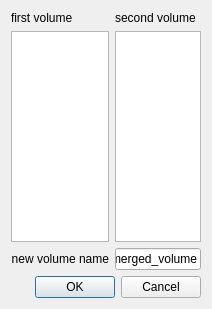
<?xml version="1.0" encoding="UTF-8"?>
<ui version="4.0">
 <class>GuiMergeVolumes</class>
 <widget class="QDialog" name="GuiMergeVolumes">
  <property name="geometry">
   <rect>
    <x>0</x>
    <y>0</y>
    <width>212</width>
    <height>309</height>
   </rect>
  </property>
  <property name="windowTitle">
   <string>Dialog</string>
  </property>
  <layout class="QGridLayout" name="gridLayout">
   <item row="0" column="0">
    <widget class="QLabel" name="label_2">
     <property name="text">
      <string>first volume</string>
     </property>
    </widget>
   </item>
   <item row="0" column="1">
    <widget class="QLabel" name="label_3">
     <property name="text">
      <string>second volume</string>
     </property>
    </widget>
   </item>
   <item row="1" column="0">
    <widget class="QListWidget" name="listWidgetVC1">
     <property name="selectionMode">
      <enum>QAbstractItemView::SingleSelection</enum>
     </property>
    </widget>
   </item>
   <item row="1" column="1">
    <widget class="QListWidget" name="listWidgetVC2">
     <property name="selectionMode">
      <enum>QAbstractItemView::SingleSelection</enum>
     </property>
    </widget>
   </item>
   <item row="2" column="0">
    <widget class="QLabel" name="label">
     <property name="text">
      <string>new volume name</string>
     </property>
     <property name="alignment">
      <set>Qt::AlignRight|Qt::AlignTrailing|Qt::AlignVCenter</set>
     </property>
    </widget>
   </item>
   <item row="2" column="1">
    <widget class="QLineEdit" name="lineEditNewVol">
     <property name="text">
      <string>merged_volume</string>
     </property>
    </widget>
   </item>
   <item row="3" column="0" colspan="2">
    <widget class="QDialogButtonBox" name="buttonBox">
     <property name="orientation">
      <enum>Qt::Horizontal</enum>
     </property>
     <property name="standardButtons">
      <set>QDialogButtonBox::Cancel|QDialogButtonBox::Ok</set>
     </property>
    </widget>
   </item>
  </layout>
 </widget>
 <resources/>
 <connections>
  <connection>
   <sender>buttonBox</sender>
   <signal>accepted()</signal>
   <receiver>GuiMergeVolumes</receiver>
   <slot>accept()</slot>
   <hints>
    <hint type="sourcelabel">
     <x>248</x>
     <y>254</y>
    </hint>
    <hint type="destinationlabel">
     <x>157</x>
     <y>274</y>
    </hint>
   </hints>
  </connection>
  <connection>
   <sender>buttonBox</sender>
   <signal>rejected()</signal>
   <receiver>GuiMergeVolumes</receiver>
   <slot>reject()</slot>
   <hints>
    <hint type="sourcelabel">
     <x>316</x>
     <y>260</y>
    </hint>
    <hint type="destinationlabel">
     <x>286</x>
     <y>274</y>
    </hint>
   </hints>
  </connection>
 </connections>
</ui>
